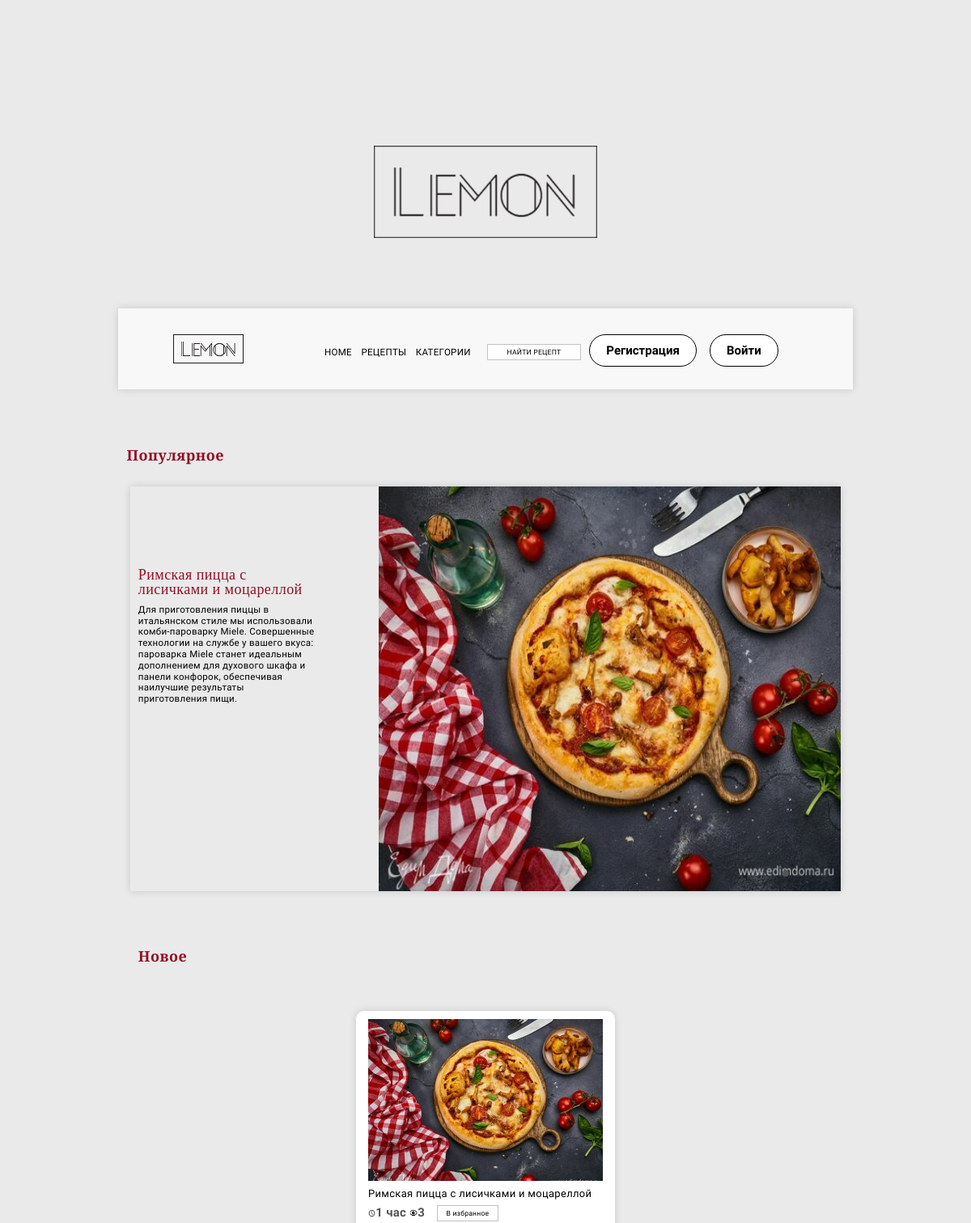
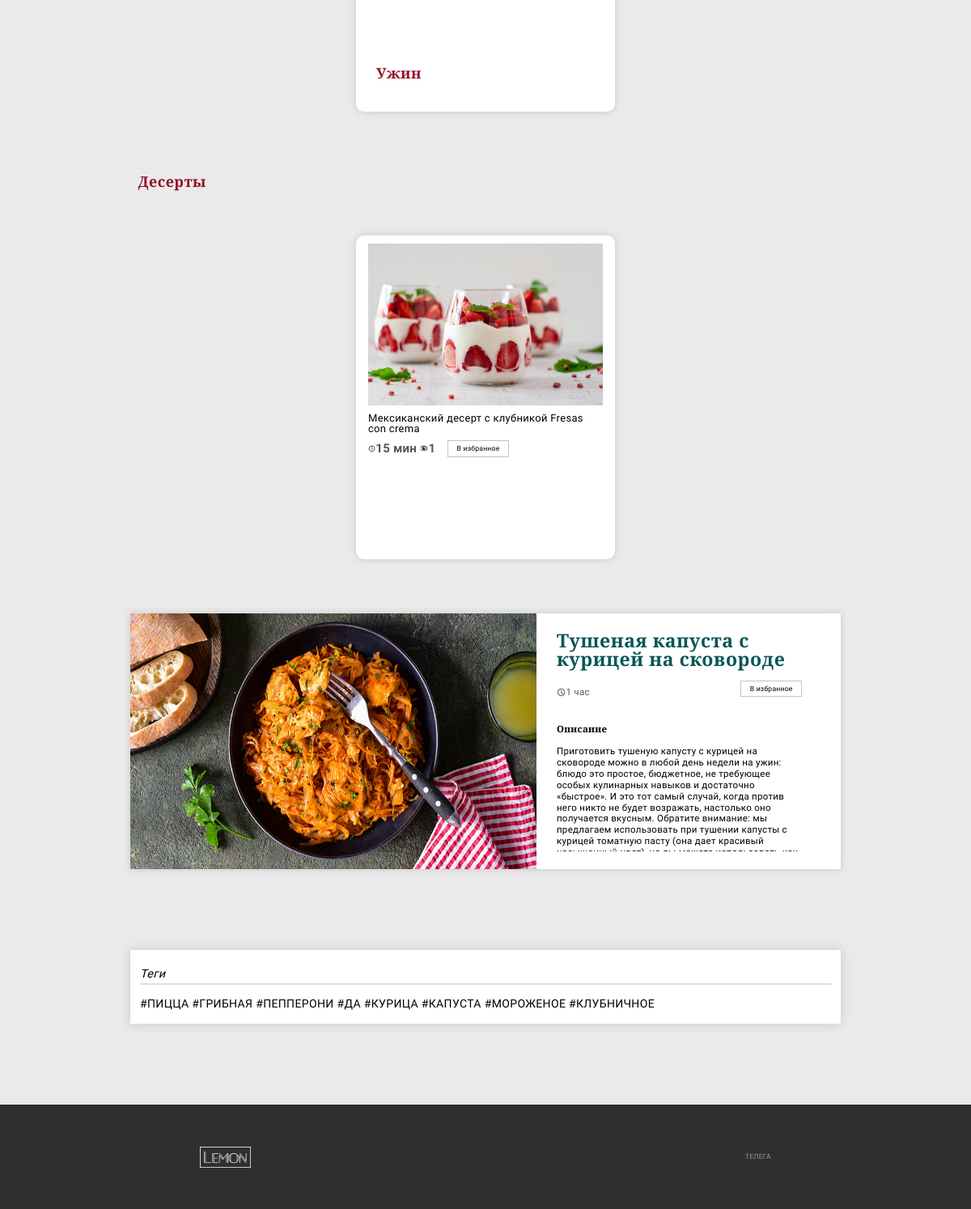
/tags/pizza/, run on an earlier commit of the app's database (2 pictures, top to bottom).
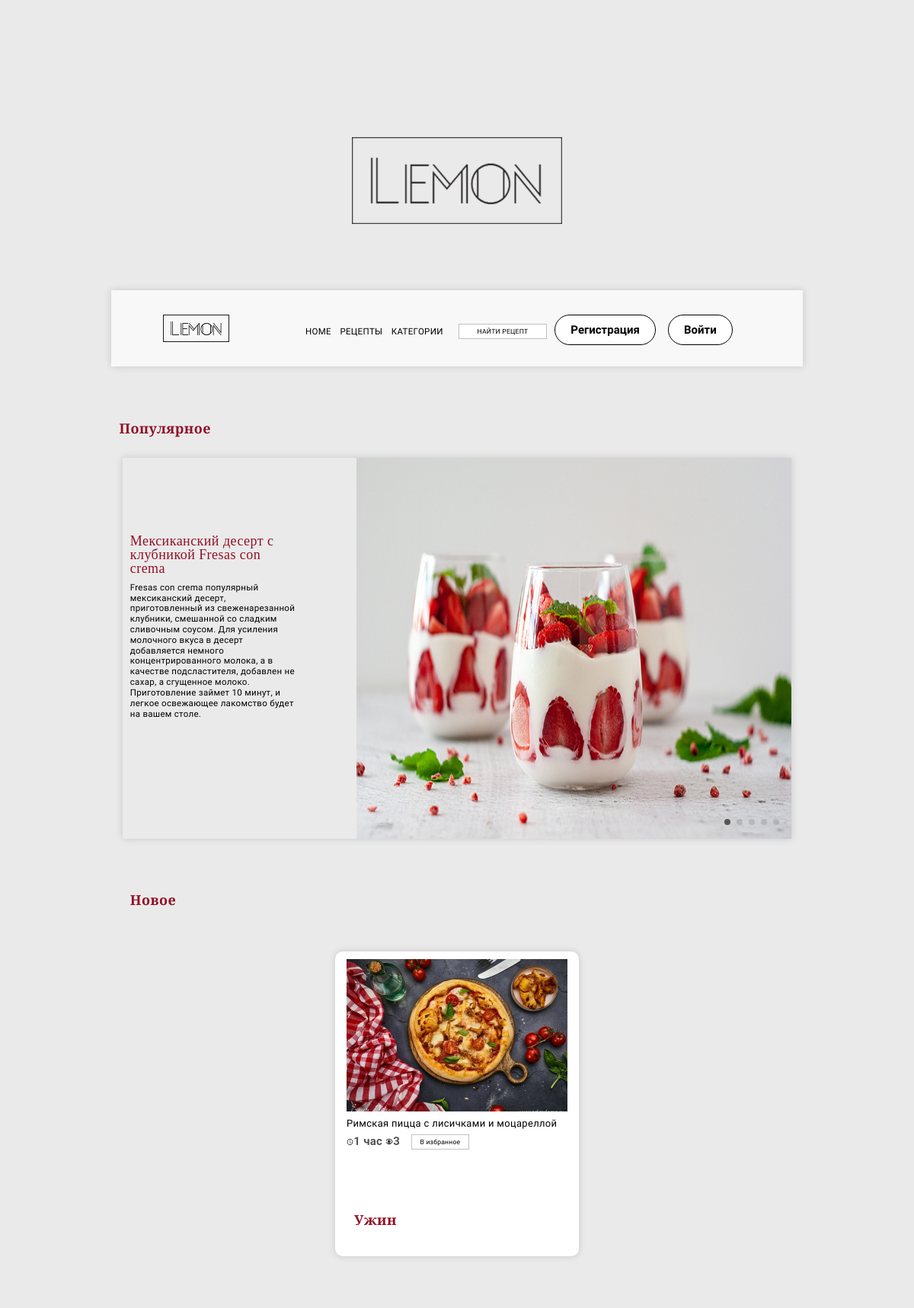
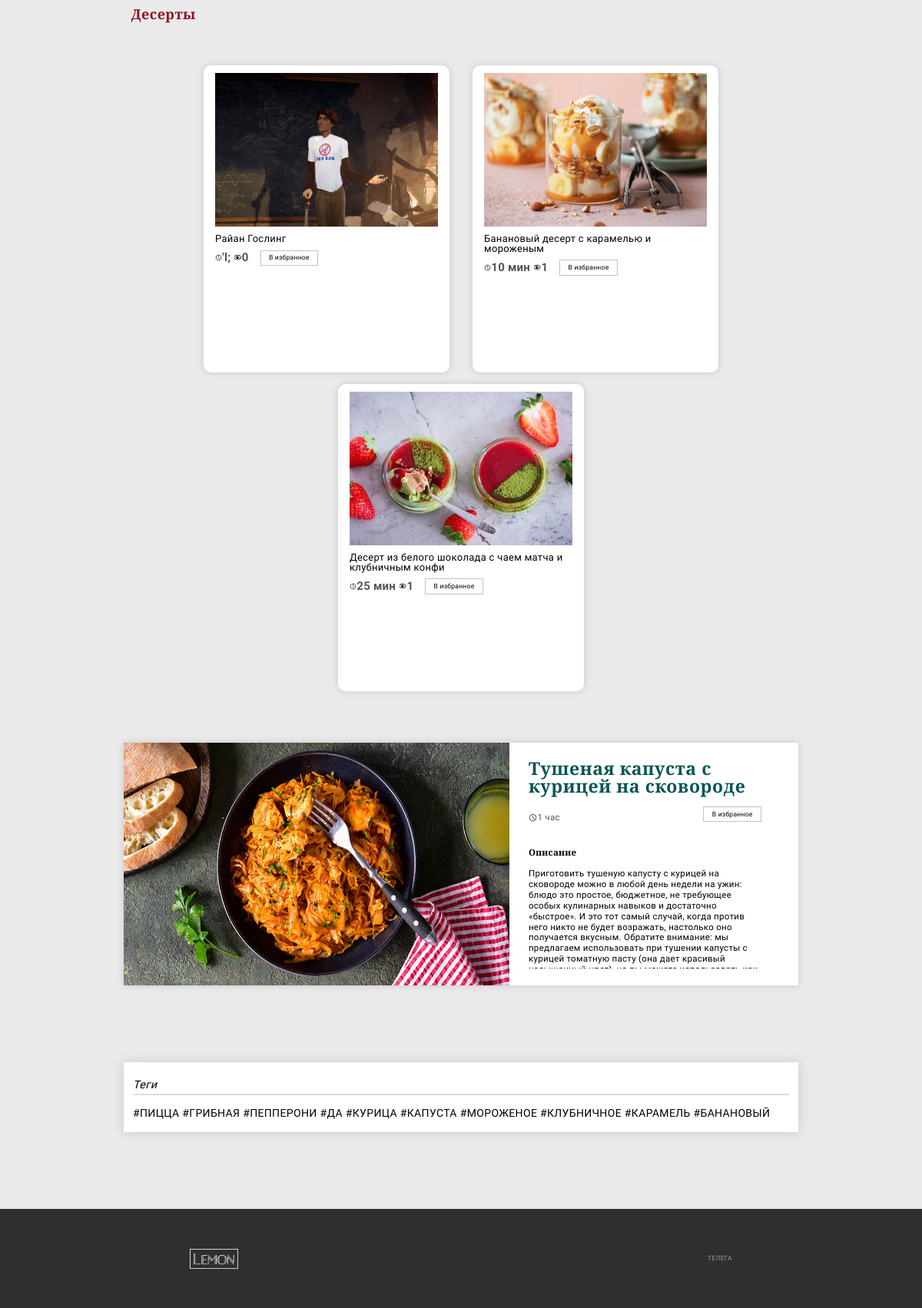
And on a later commit of the database (2 pictures, top to bottom).
### food/models.py (models this page shows, shortened)
class Post(models.Model):
    author = models.ForeignKey(User, verbose_name='Автор', on_delete=models.CASCADE, related_name='post_author')
    title = models.CharField(verbose_name='Название', max_length=155)
    description = models.TextField(verbose_name='Описание')
    image = models.ImageField(verbose_name='Изображение', upload_to='post/')
    ingredients = RichTextField()
    date_create = models.DateTimeField(verbose_name='Дата создания', auto_now_add=True)
    time_preparing = models.CharField(verbose_name='Время приготовления', max_length=10)
    tags = models.ManyToManyField(Tags, related_name='post_tags', blank=True)
    views = models.ManyToManyField(User, verbose_name='post_views', blank=True, related_name='post_views')
    favorite = models.ManyToManyField(User, verbose_name='Добавившие в избранное', blank=True, related_name='favorite_posts')
    category = models.ForeignKey(Category, verbose_name='Категория', related_name='post_category', on_delete=models.CASCADE)
    slug = models.SlugField(verbose_name='URL')
    def get_absolute_url(self):
        return reverse('detail_food', kwargs={'food_slug': self.slug})
    def total_views(self):
        return self.views.count()
    class Meta:
        verbose_name = 'Пост'
        verbose_name_plural = 'Посты'
        ordering = ('-date_create',)

class Category(models.Model):
    name = models.CharField(verbose_name='Название', max_length=30)
    image = models.ImageField(verbose_name='Изображение', upload_to='category/')
    is_main = models.BooleanField(verbose_name='На главной', default=False)
    slug = models.SlugField(verbose_name='URL')
    class Meta:
        verbose_name = 'Категория'
        verbose_name_plural = 'Категории'

class SeasonPost(Post):
    season_list = (
        ('Summer', 'Лето'),
        ('Winter', 'Зима'),
        ('Spring', 'Весна'),
        ('Autumn', 'Осень')
    )
    season = models.CharField(verbose_name='Сезон', choices=season_list, max_length=9)
    class Meta:
        verbose_name = 'Сезонный пост'
        verbose_name_plural = 'Сезонные посты'

class Tags(models.Model):
    name = models.CharField(verbose_name='Тег', max_length=20)
    slug = models.SlugField(verbose_name='URL')
    class Meta:
        verbose_name = 'Тег'
        verbose_name_plural = 'Теги'

### food/views.py (the view)
# urls.py: path('', views.HomeView.as_view(), name='home'),
class HomeView(ListView):
    model = Post
    template_name = 'food/index.html'
    context_object_name = 'posts'
    paginate_by = 6
    def get_context_data(self, **kwargs):
        context = super().get_context_data(**kwargs)
        context['tags'] = Tags.objects.all()
        context['seasons'] = SeasonPost.objects.all()
        context['categories'] = Category.objects.filter(is_main=True)
        return context
    def get_queryset(self):
        if self.kwargs.get('tags_slug'):
            post = Post.objects.order_by('?').filter(tags__slug=self.kwargs.get('tags_slug')).order_by('-date_create').select_related('category').prefetch_related('views')
        elif 'name' in self.request.GET:
            post = Post.objects.filter(
                Q(title__in=self.request.GET.getlist('name')) | (Q(title__iregex=self.request.GET.get('name')))).select_related('category').prefetch_related('views')
        else:
            post = Post.objects.order_by('-date_create').select_related('category').prefetch_related('views')
        return post

### food/templatetags/index_tags.py (called while the page is built)
@register.simple_tag()
def get_favorite_posts():
    return Post.objects.annotate(num_likes=Count('views')).order_by('-num_likes')[:5]

@register.simple_tag()
def get_category():
    return Category.objects.all()[:4]

### templates/food/index.html (shortened to what the changed rows need)
{% extends 'base.html' %}
{% load index_tags %}
{% load static %}
{% block content %}
    {% get_favorite_posts as favorite_posts %}
    <div class="container">
        <h2 class="my__h2">Популярное</h2>
        <section class="slider">
            <div class="container">
                <div class="slider__swiper">
                    <div class="swiper-container swiper1">
                        <div class="swiper-wrapper">
                            {% for post in favorite_posts %}
                                <div class="swiper-slide sp">
                                    <img class="post__favorite__image" src="{{ post.image.url }}" alt="">
                                    <h2 class="title__post">
                                        <a style="color: #921026;" href="{{ post.get_absolute_url }}">
                                            {{ post.title }}
                                        </a>
                                    </h2>
                                    <p class="text__post">
                                        {{ post.description|truncatewords:50 }}
                                    </p>
                                </div>
                            {% endfor %}
                        </div>
                        <div class="swiper-pagination"></div>
                    </div>
                </div>
            </div>
        </section>
        <section class="triple">
            <div class="container">
                <h2 class="my__h2">Новое</h2>
                <div class="triple__row">
                    {% for post in posts %}
                        <div class="triple__column">
                            <div class="triple__item">
                                <a href="{{ post.get_absolute_url }}"><img class="triple__img3"
                                                                           src="{{ post.image.url }}"></a>
                                <a class="triple__title title__text"
                                   href="{{ post.get_absolute_url }}">{{ post.title }}</a>
                                <div class="triple__info">
                                    <div class="triple__info-clock">
                                        <img src="{% static 'img/clock_hour_minute_second_time_timer_watch_icon_123193.png' %}"
                                             alt="">
                                    </div>
                                    <span class="span__text">{{ post.time_preparing }}</span>
                                    <div class="triple__info-glazok">
                                        <img src="{% static 'img/seo-social-web-network-internet_232_icon-icons.com_61542 (1).png' %}"
                                             alt="">
                                    </div>
                                    <span class="span__text">{{ post.total_views }}</span>
                                    <div class="overflow__right">
                                        <a href="{% url 'favorite_post' pk=post.id %}" class="overflow__right_button">
                                            <span>В избранное</span>
                                        </a>
                                    </div>
                                </div>
                            </div>
                            <span class="post__category my__h2">{{ post.category.name }}</span>
                        </div>
                    {% endfor %}
                </div>
            </div>
        </section>
        {% for category in categories %}
            <section class="triple">
                <div class="container">
                    <a href="{% url 'category' category_slug=category.slug %}"><h2 class="my__h2">{{ category.name }}</h2></a>
                    <div class="triple__row">
                        {% for post in category.post_category.all %}
                            {% if not forloop.counter == 4 %}
                                <div class="triple__column">
                                    <div class="triple__item">
                                        <a href="{{ post.get_absolute_url }}"><img class="triple__img3"
                                                                                   src="{{ post.image.url }}"></a>
                                        <a class="triple__title title__text"
                                           href="{{ post.get_absolute_url }}">{{ post.title }}</a>
                                        <div class="triple__info">
                                            <div class="triple__info-clock">
                                                <img src="{% static 'img/clock_hour_minute_second_time_timer_watch_icon_123193.png' %}"
                                                     alt="">
                                            </div>
                                            <span class="span__text">{{ post.time_preparing }}</span>
                                            <div class="triple__info-glazok">
                                                <img src="{% static 'img/seo-social-web-network-internet_232_icon-icons.com_61542 (1).png' %}"
                                                     alt="">
                                            </div>
                                            <span class="span__text">{{ post.total_views }}</span>
                                            <div class="overflow__right">
                                                <a href="{% url 'favorite_post' pk=post.id %}"
                                                   class="overflow__right_button">
                                                    <span>В избранное</span>
                                                </a>
                                            </div>
                                        </div>
                                    </div>
                                </div>
                            {% endif %}
                        {% endfor %}
                    </div>
                </div>
            </section>
        {% endfor %}
        <section class="overflow">
            <div class="container">
                {% for season in seasons %}
                    <div class="overflow__row">
                        <div class="overflow__column">
                            <img class="season__image" src="{{ season.image.url }}" alt="">
                        </div>
                        <div class="overflow__column">
                            <div class="overflow__item">
                                <a href="{{ season.get_absolute_url }}"><h3 class="overflow__title">{{ season.title }}</h3></a>
                                <div class="overflow__info">
                                    <div class="overflow__left">
                                        <div class="overflow__left_clock">
                                            <img src="{% static 'img/clock_hour_minute_second_time_timer_watch_icon_123193.png' %}"
                                                 alt="">
                                        </div>
                                        <span>{{ season.time_preparing }}</span>
                                    </div>
                                    <div class="overflow__right">
                                        <a href="{% url 'favorite_post' pk=season.id %}" class="overflow__right_button">
                                            <span>В избранное</span>
                                        </a>
                                    </div>
                                </div>
                                <div class="overflow__text">
                                    <h4>Описание</h4>
                                    <p>
                                        {{ season.description }}
                                    </p>
                                </div>
                            </div>
                        </div>
                    </div>
                {% endfor %}
            </div>
        </section>
        <section class="news">
            <div class="container">
                <article class="tags">
                    <div class="tags__text">
                        {% for tag in tags %}
                            <a class="tags__text" href="{% url 'tags_home' tag.slug %}">#{{ tag.name }}</a>
                        {% endfor %}
                    </div>
                </article>
            </div>
        </section>
    </div>
{% endblock %}

What changed in the data, as far as the page shows it:
no longer on one of the page's lists (row unchanged): Post: title "Римская пицца с лисичками и моцареллой", description "Для приготовления пиццы в итальянском стиле мы использовали комби-пароварку Miele. Совершенные технологии на службе у вашего вкуса: пароварка Miele станет идеальным дополнением для духового шкафа и панели конфорок, обеспечивая наилучшие результаты приготовления пищи."
now on one of the page's lists (row unchanged): Post: title "Мексиканский десерт с клубникой Fresas con crema", description "Fresas con crema популярный мексиканский десерт, приготовленный из свеженарезанной клубники, смешанной со сладким сливочным соусом. Для усиления молочного вкуса в десерт добавляется немного концентрированного молока, а в качестве подсластителя, добавлен не сахар, а сгущенное молоко. Приготовление займет 10 минут, и легкое освежающее лакомство будет на вашем столе."
computed for Category "Десерты": loses Post (image (picture), title "Мексиканский десерт с клубникой Fresas con crema", time_preparing "15 мин", total_views "1")
added Post: image (picture), title "Райан Гослинг", time_preparing "'l;", total_views "0"
added Post: image (picture), title "Банановый десерт с карамелью и мороженым", time_preparing "10 мин", total_views "1"
added Post: image (picture), title "Десерт из белого шоколада с чаем матча и клубничным конфи", time_preparing "25 мин", total_views "1"
added Tags: name "КАРАМЕЛЬ"
added Tags: name "БАНАНОВЫЙ"
